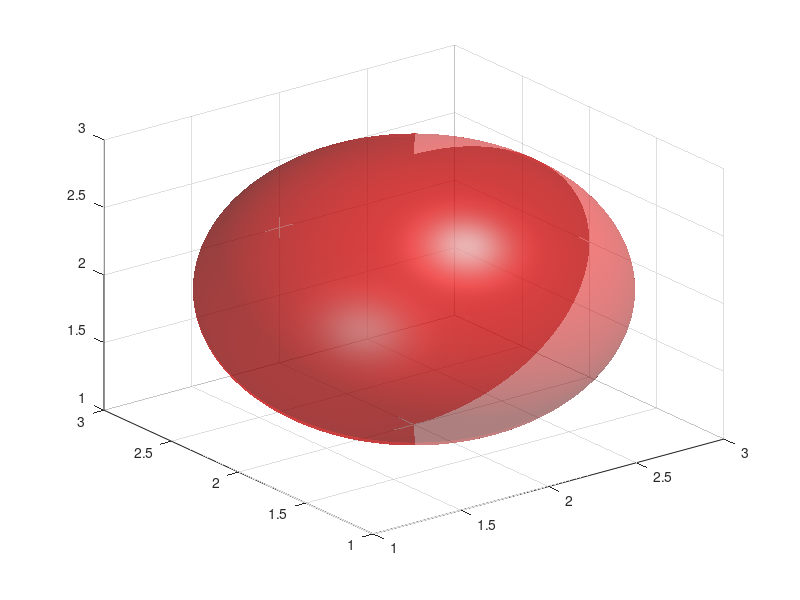

Here is the MATLAB script that generated this plot:
clear
clc

% Define the center and radius of the sphere
x_center = 2;   % X-coordinate of the center
y_center = 2;   % Y-coordinate of the center
z_center = 2;   % Z-coordinate of the center
radius = 1;     % Radius of the sphere

% Create a grid of points for the sphere
[x, y, z] = sphere(500); % Adjust the resolution as needed

% Scale the sphere and translate it to the desired location
x = x * radius + x_center;
y = y * radius + y_center;
z = z * radius + z_center;

% Create a 3D plot of the sphere with semitransparent red color
surf(x, y, z, 'FaceColor', 'r', 'FaceAlpha', 0.5, 'EdgeColor', 'none');

% Set view and lighting options
lighting gouraud; % Gouraud shading for smooth lighting
camlight; % Add a light source

